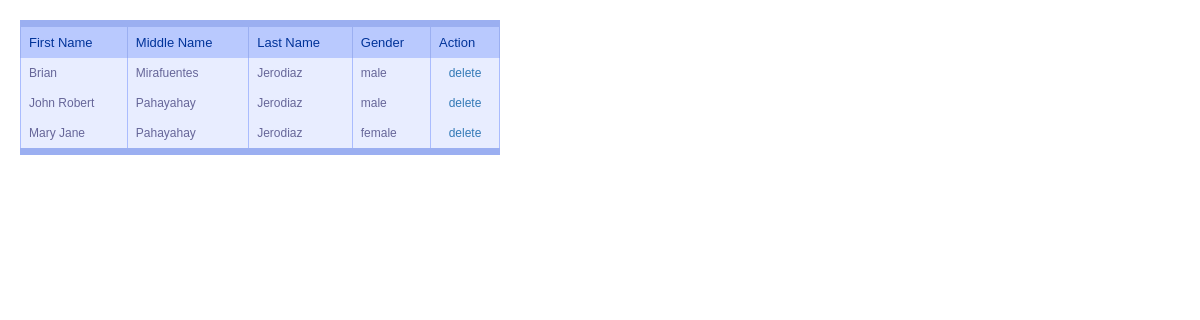
The page / on the database its author committed.
### tables this page shows
CREATE TABLE IF NOT EXISTS `personalinfo` (
  `id` int(11) NOT NULL,
  `firstname` varchar(30) NOT NULL,
  `middlename` varchar(30) NOT NULL,
  `lastname` varchar(30) NOT NULL,
  `gender` varchar(10) NOT NULL
);

### index.php (the view, shortened to what this page needs)
<link rel="stylesheet" href="https://maxcdn.bootstrapcdn.com/bootstrap/3.3.4/css/bootstrap.min.css">
<table cellpadding="1" cellspacing="1" id="resultTable">
	<thead>
		<tr>
			<th> First Name </th>
			<th> Middle Name </th>
			<th> Last Name </th>
			<th> Gender </th>
			<th> Action </th>
		</tr>
	</thead>
	<tbody>
	<?php
		$result = mysql_query("SELECT * FROM personalinfo ORDER BY firstname ASC");
		while($row = mysql_fetch_array($result))
			{
				echo '<tr class="record">';
				echo '<td><div align="left">'.$row['firstname'].'</td>';
				echo '<td><div align="left">'.$row['middlename'].'</div></td>';
				echo '<td><div align="left">'.$row['lastname'].'</div></td>';
				echo '<td><div align="left">'.$row['gender'].'</div></td>';
				echo '<td><div align="center"><a href="#" id="'.$row['id'].'" class="delbutton" title="Click To Delete">delete</a></div></td>';
				echo '</tr>';
			}
		?>
	</tbody>
</table>
<link rel="stylesheet" href="https://maxcdn.bootstrapcdn.com/bootstrap/3.3.4/css/bootstrap-theme.min.css">

### index.php (style rules this page uses)
#resultTable { border-bottom: 7px solid #9BAFF1; border-collapse: collapse; border-top: 7px solid #9BAFF1; font-family: "Lucida Sans Unicode","Lucida Grande",Sans-Serif; font-size: 12px; margin: 20px; text-align: center; width: 480px; }
#resultTable th { background: none repeat scroll 0 0 #B9C9FE; border-left: 1px solid #9BAFF1; border-right: 1px solid #9BAFF1; color: #003399; font-size: 13px; font-weight: normal; padding: 8px; }
#resultTable td { background: none repeat scroll 0 0 #E8EDFF; border-left: 1px solid #AABCFE; border-right: 1px solid #AABCFE; color: #666699; padding: 8px; }

### rows shown on the page
personalinfo: firstname "Brian", middlename "Mirafuentes", lastname "Jerodiaz", gender "male"
personalinfo: firstname "John Robert", middlename "Pahayahay", lastname "Jerodiaz", gender "male"
personalinfo: firstname "Mary Jane", middlename "Pahayahay", lastname "Jerodiaz", gender "female"
